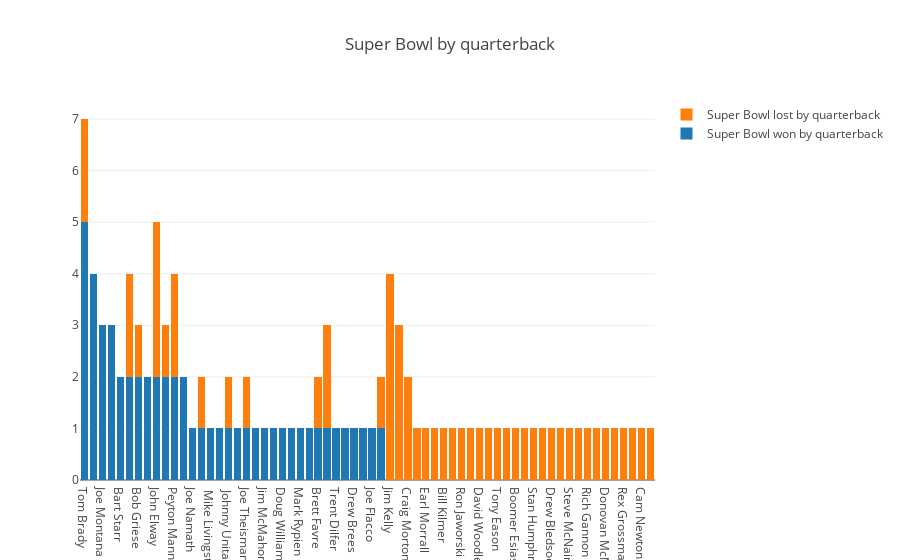

Notebook cell for this chart:
### Code cell
trace6 = go.Bar(
    y=sb_w_q['y'],
    x=sb_w_q['x'],
    #orientation='h',
    name="Super Bowl won by quarterback"
)


trace7 = go.Bar(
    y=sb_l_q['y'],
    x=sb_l_q['x'],
    #orientation='h',
    name="Super Bowl lost by quarterback"
)


data7=[trace6,trace7]
layout = go.Layout(
    barmode='stack',
    title='Super Bowl by quarterback'
)


fig7 = go.Figure(data=data7, layout=layout)
off.iplot(fig7, filename='super_bowl_lost_quarterback_bar')

### Figure 1 — Plotly figure (JSON) as saved in the notebook; plotly's stock layout.template omitted (floating-point values rounded to 4 significant figures)
{"data": [{"name": "Super Bowl won by quarterback", "type": "bar", "uid": "5cf77c36-ffea-4731-adb8-d9b90ef80203", "x": ["Tom Brady", "Terry Bradshaw", "Joe Montana", "Troy Aikman", "Bart Starr", "Roger Staubach", "Bob Griese", "Jim Plunkett", "John Elway", "Ben Roethlisberger", "Peyton Manning", "Eli Manning", "Joe Namath", "Len Dawson", " Mike Livingston", "Earl Morrall ", " Johnny Unitas", "Kenny Stabler", "Joe Theismann", "Joe Montano", "Jim McMahon", "Phil Simms", "Doug Williams", "Jeff Hostetler", "Mark Rypien", "Steve Young", "Brett Favre", "Kurt Warner", "Trent Dilfer", "Brad Johnson", "Drew Brees", "Aaron Rodgers", "Joe Flacco", "Russell Wilson"], "y": [5, 4, 3, 3, 2, 2, 2, 2, 2, 2, 2, 2, 1, 1, 1, 1, 1, 1, 1, 1, 1, 1, 1, 1, 1, 1, 1, 1, 1, 1, 1, 1, 1, 1]}, {"name": "Super Bowl lost by quarterback", "type": "bar", "uid": "3bf6d6d0-d489-4528-a762-f61685bb8531", "x": ["Jim Kelly", "Fran Tarkenton", "John Elway", "Craig Morton", "Roger Staubach", "Kurt Warner", "Tom Brady", "Peyton Manning", "Len Dawson", "Daryle Lamonica ", "Earl Morrall", " Johnny Unitas", "Joe Kapp", "Bob Griese", "Bill Kilmer", "Vince Ferragamo", "Ron Jaworski", "Ken Anderson", "David Woodley", "Joe Theismann", "Dan Marino", "Tony Eason", " Steve Grogan", "Boomer Esiason", " Frank Reich", "Stan Humphreys", "Neil O'Donnell", "Drew Bledsoe", "Brett Favre", "Chris Chandler", "Steve McNair", "Kerry Collins", "Rich Gannon", "Jake Delhomme", "Donovan McNabb", "Matt Hasselbeck", "Rex Grossman", "Ben Roethlisberger", "Colin Kaepernick", "Russell Wilson", "Cam Newton", "Matt Ryan"], "y": [4, 3, 3, 2, 2, 2, 2, 2, 1, 1, 1, 1, 1, 1, 1, 1, 1, 1, 1, 1, 1, 1, 1, 1, 1, 1, 1, 1, 1, 1, 1, 1, 1, 1, 1, 1, 1, 1, 1, 1, 1, 1]}], "layout": {"barmode": "stack", "title": {"text": "Super Bowl by quarterback"}}}
